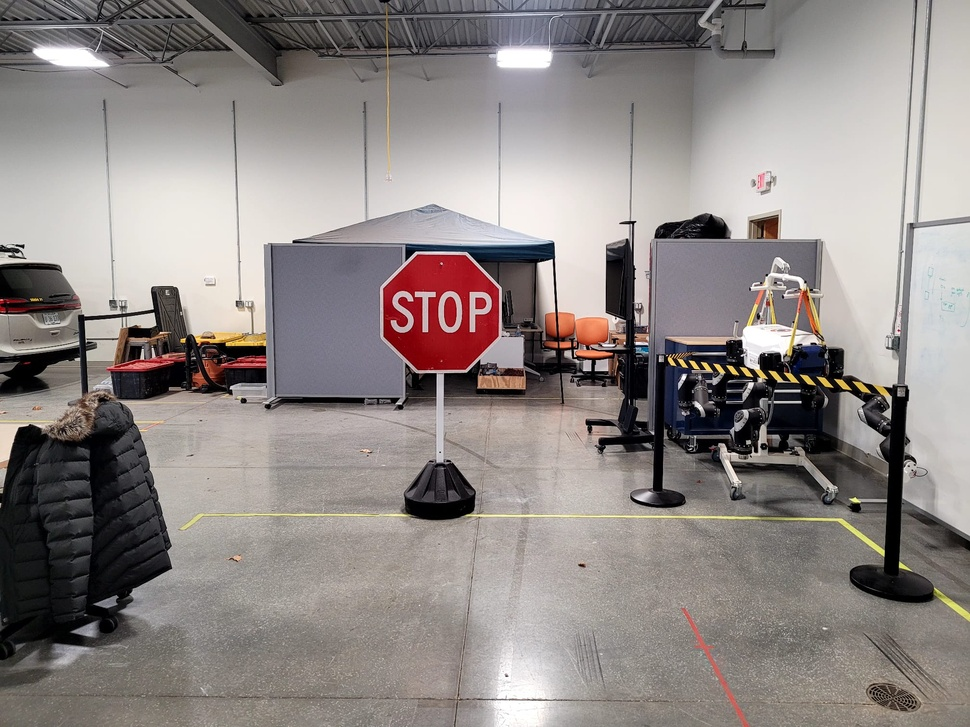
#> input picture src/codes/mp_code/stop/stop_landscape.jpeg, 970 x 727 px, shrunk from 2016 x 1512 before the run
$ python stopsign.py
#> lines starting #> are read from the running program, lines starting #| are printed output that depends on the picture
import cv2

# Stop Sign Cascade Classifier xml
stop_sign = cv2.CascadeClassifier('cascade_stop_sign.xml')

# Replace 'your_image_path.jpg' with the path to your image
img = cv2.imread('stop_landscape.jpeg')
#> img is the input picture: shape (727, 970, 3); mean B, G, R 133.6, 135.9, 143

gray = cv2.cvtColor(img, cv2.COLOR_BGR2GRAY)
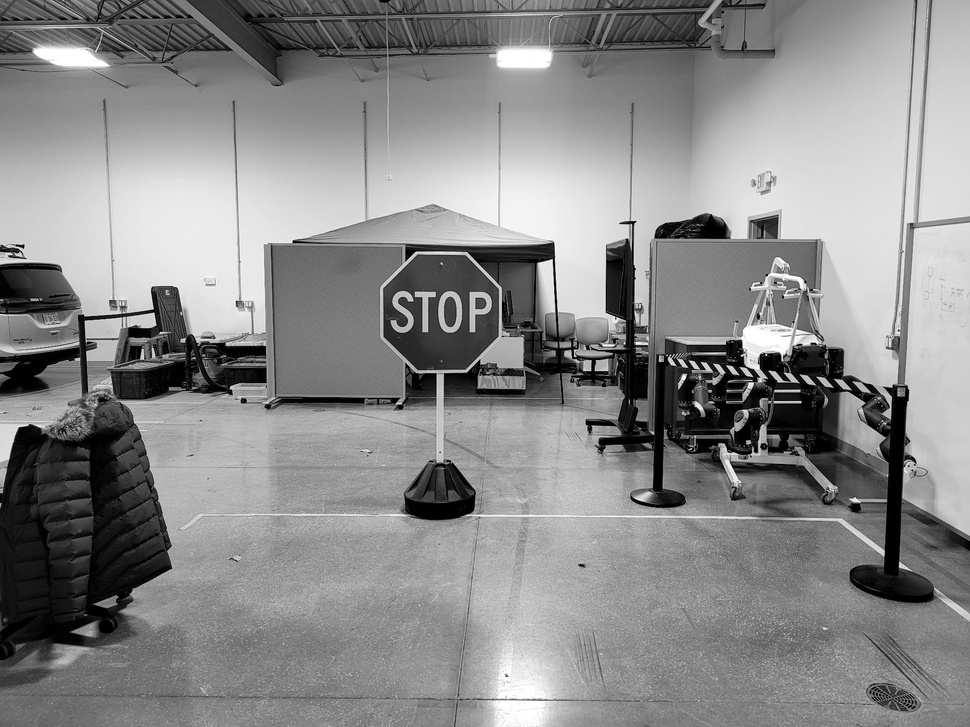
#> gray: shape (727, 970); min 0, max 255, mean 137.7
stop_sign_scaled = stop_sign.detectMultiScale(gray, 1.3, 5)
#> stop_sign_scaled = [[367, 234, 155, 155]]

# Detect the stop sign, x,y = origin points, w = width, h = height
for (x, y, w, h) in stop_sign_scaled:
    # Draw rectangle around the stop sign
    stop_sign_rectangle = cv2.rectangle(img, (x, y),
                                        (x + w, y + h),
                                        (0, 255, 0), 3)
    # Write "Stop sign" on the bottom of the rectangle
    stop_sign_text = cv2.putText(img=stop_sign_rectangle,
                                 text="",
                                 org=(x, y + h + 30),
                                 fontFace=cv2.FONT_HERSHEY_SIMPLEX,
                                 fontScale=1, color=(0, 0, 255),
                                 thickness=2, lineType=cv2.LINE_4)
#> this loop made 1 pass

cv2.imshow("Stop Sign Detection", img)
cv2.waitKey(0)
cv2.destroyAllWindows()

$ run again, with src/codes/mp_code/stop/stop_sign.jpeg copied over src/codes/mp_code/stop/stop_landscape.jpeg
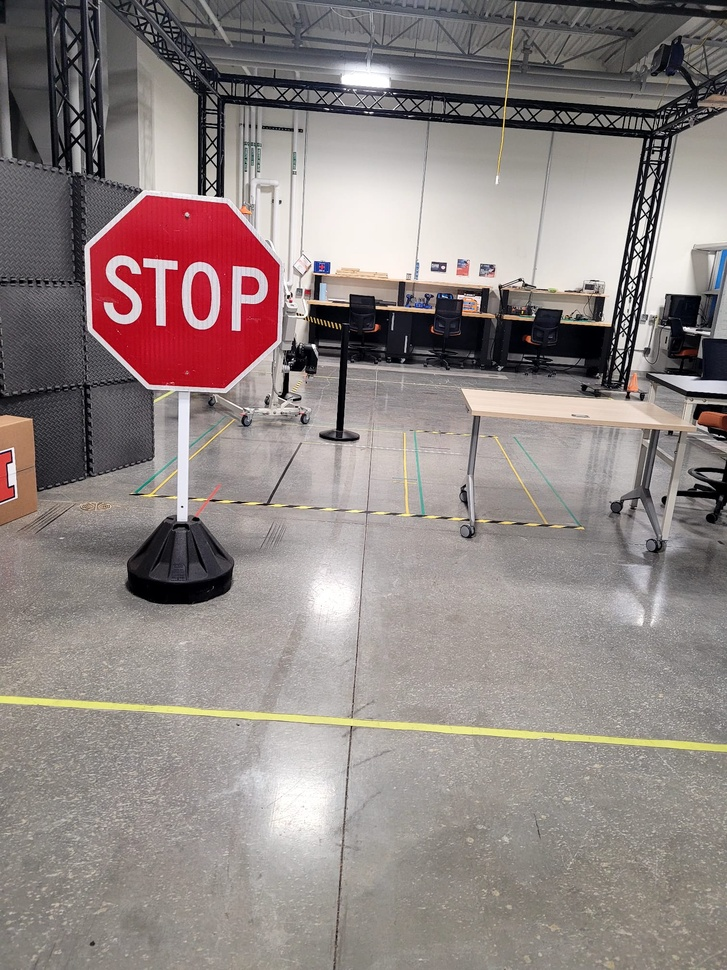
#> input picture src/codes/mp_code/stop/stop_sign.jpeg, 727 x 970 px, shrunk from 1512 x 2016 before the run
#> img is the input picture: shape (970, 727, 3); mean B, G, R 131, 133.2, 143.6
#> `gray = cv2.cvtColor(img, cv2.COLOR_BGR2GRAY)`:
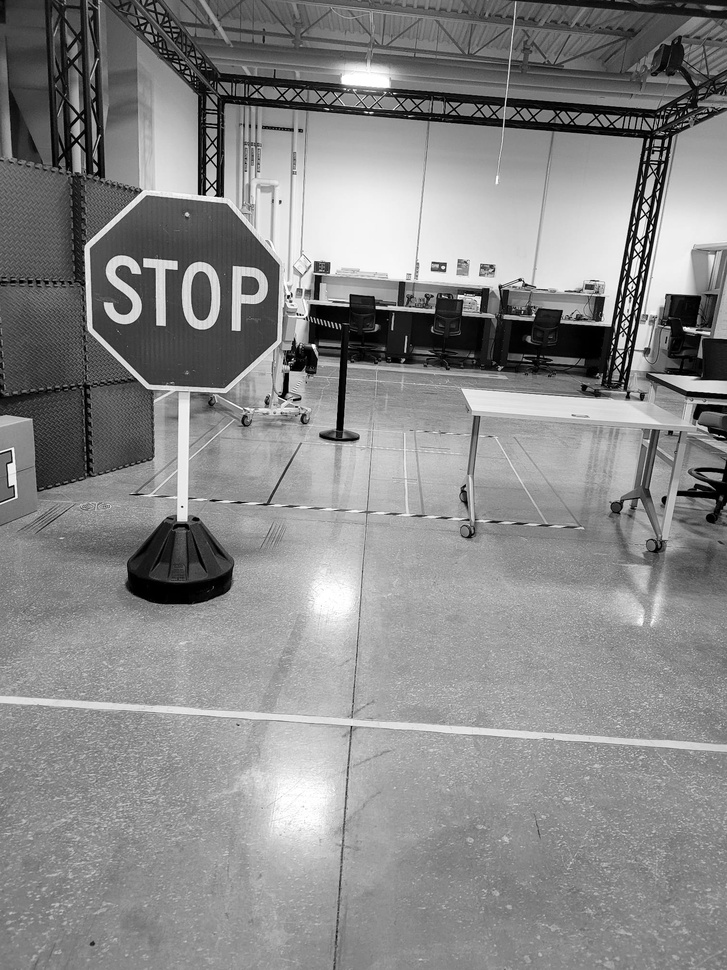
#> gray: shape (970, 727); min 0, max 255, mean 136.1
#> stop_sign_scaled = [[69, 181, 226, 226]]
#> the loop `for (x, y, w, h) in stop_sign_scaled:` made 1 pass
